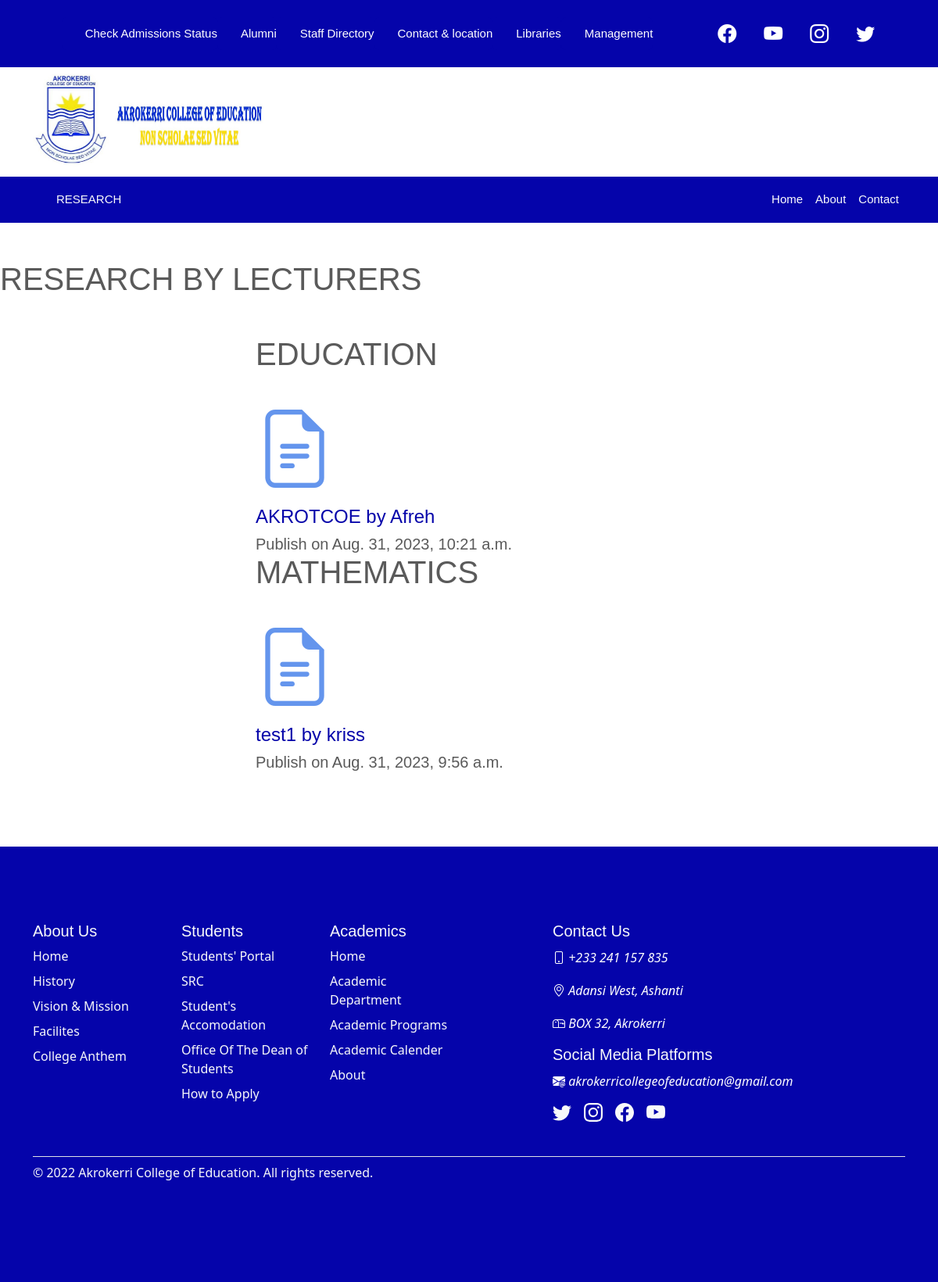
The app's page /main/research with its own data.
### main/models.py (models this page shows, shortened)
class ResearchDocument(models.Model):
    title = models.CharField(max_length=100)
    category =models.CharField(max_length=100, null= False, blank=False)
    author = models.CharField(max_length=150)
    file = models.FileField(upload_to='documents/')
    created_on = models.DateTimeField(default=timezone.now)

### main/views.py (the view)
def research(request, *args, **kwargs):
    res = ResearchDocument.objects.all().order_by("-created_on")
    context ={
        'research':res
    }
    return render(request, 'academic/research.html',context)

### main/templates/academic/research.html (shortened to what this page needs)
{% extends 'base.html' %}
{% load static %}
{% block content %}
{% include "home/header.html" %}
 <nav class="navbar navbar-expand-lg navbar-dark bg-col " aria-label="Twelfth navbar example">
    <div class="container">
        <a class="navbar-brand text-light" href="#!">RESEARCH</a>
        <div class="collapse navbar-collapse" id="navbarSupportedContent">
            <ul class="navbar-nav ms-auto mb-2 mb-lg-0">
                <li class="nav-item"><a class="nav-link active" aria-current="page" href="#!">Home</a></li>
                <li class="nav-item"><a class="nav-link text-light" href="#!">About</a></li>
                <li class="nav-item"><a class="nav-link text-light" href="#!">Contact</a></li>
            </ul>
        </div>
    </div>
</nav>
<section class="py-5">
    <h1> RESEARCH BY LECTURERS</h1>
    <div class="container my-5">
        {% for research  in research %}
        <div class="row justify-content-center">
            <div class="col-lg-6 document-item">
                <h1>{{research.category}}</h1>
                <div class="file-icon" style="font-size: 100px;"><i class="bi bi-file-earmark-text"  style='color: cornflowerblue'></i><br>
                <a class="document-link" href="{{ research.file.url}}"><h4> {{research.title}} by {{research.author}}</h4></a>
                <h5 class="mb-0">Publish on {{research.created_on}}</h5>
                </div>
            </div>
        </div>
        {% endfor %}
    </div>
</section>
{% endblock content %}

### main/static/desk.css (style rules this page uses)
section { padding: 60px 0; overflow: hidden; }

### main/templates/home/head.html (style rules this page uses)
body { padding-top: 0rem; padding-bottom: 0rem; color: #5a5a5a; }
.nav-link { display: block; padding: var(--bs-nav-link-padding-y) var(--bs-nav-link-padding-x); font-size: var(--bs-nav-link-font-size); font-weight: var(--bs-nav-link-font-weight); color: #0504aa; text-decoration: none; transition: color .15s ease-in-out,background-color .15s ease-in-out,border-color .15s ease-in-out; }
.bg-col { background-color: #0504aa; }
.bi { vertical-align: -.125em; fill: currentColor; }
a { color: #0504aa;; text-decoration: none; }
h1, h2, h3, h4, h5, h6 { font-family: "Raleway", sans-serif; }
.navbar ul { align-items: center; }
.navbar a, .navbar a:focus { display: flex; align-items: center; justify-content: space-between; padding: 10px 0 10px 30px; font-family: "Poppins", sans-serif; font-size: 15px; font-weight: 500; color: #37423b; white-space: nowrap; transition: 0.3s; }
.navbar a:hover, .navbar .active, .navbar .active:focus, .navbar li:hover>a { color: #5fcf80; }

### records on screen
ResearchDocument: category "EDUCATION", title "AKROTCOE", author "Afreh", created_on "Aug. 31, 2023, 10:21 a.m."
ResearchDocument: category "MATHEMATICS", title "test1", author "kriss", created_on "Aug. 31, 2023, 9:56 a.m."
